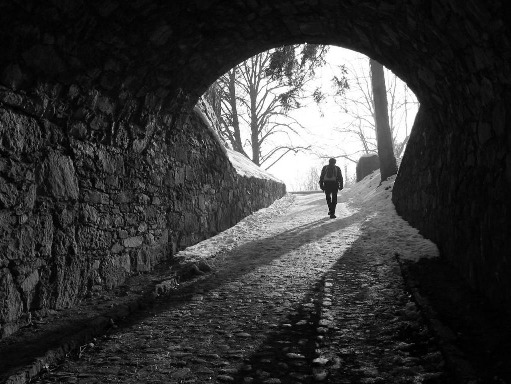
#> input picture images/tunel.jpeg, 511 x 384 px
$ python filtro_homomorfico.py
#> lines starting #> are read from the running program, lines starting #| are printed output that depends on the picture
#> further down, img is the input picture: shape (384, 511, 3); min 0, max 255, mean 56.8
import matplotlib.pyplot as plt
import numpy as np
import cv2 as cv


def homofilter(I):
    # show original image (convert BGR to RGB for display)
    plt.subplot(1, 2, 1)
    plt.imshow(cv.cvtColor(I, cv.COLOR_BGR2RGB))
    plt.title("Imagen original")
    plt.axis("off")

    # convert to grayscale and float
    gray = cv.cvtColor(I, cv.COLOR_BGR2GRAY).astype(np.float64)
    m, n = gray.shape
#> m = 384; n = 511

    # filter parameters
    rL = 0.5
    rH = 2.0
    c = 2.0
    d0 = 20.0

    # log transform and FFT
    I1 = np.log(gray + 1)
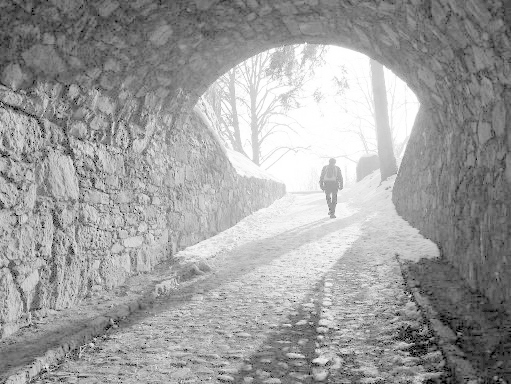
#> I1: shape (384, 511) float64; min 0, max 5.55, mean 3.44; drawn with min black and max white
    FI = np.fft.fft2(I1)

    # create distance squared matrix centered at zero frequency
    u = np.arange(m) - m // 2
#> u = 384 values from -192 to 191
    v = np.arange(n) - n // 2
#> v = 511 values from -255 to 255
    V, U = np.meshgrid(v, u)   # note order: columns, rows
    D2 = U**2 + V**2

    # homomorphic filter transfer function
    H = (rH - rL) * (1 - np.exp(-c * (D2 / (d0**2)))) + rL

    # apply filter and inverse FFT
    I2 = np.fft.ifft2(H * FI)
    I3 = np.real(np.exp(I2)) - 1
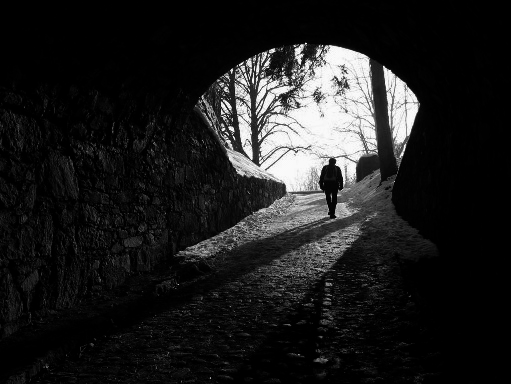
#> I3: shape (384, 511) float64; min -0.0549, max 66911, mean 7933.8; drawn with min black and max white

    # normalize result for display
    I3 = cv.normalize(I3, None, 0, 255, cv.NORM_MINMAX).astype(np.uint8)

    plt.subplot(1, 2, 2)
    plt.imshow(I3, cmap="gray")
    plt.title("imagen mejorada por filtrado homomórfico")
    plt.axis("off")
    plt.show()
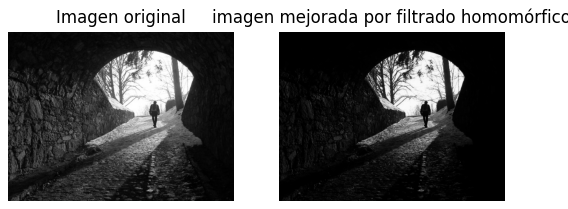
#> figure drawn by matplotlib, 2 panels


# configure matplotlib to support Chinese characters if needed
plt.rcParams['font.sans-serif'] = ['SimHei']
plt.rcParams['axes.unicode_minus'] = False

# example usage
img = cv.imread("./images/tunel.jpeg")
if img is None:
    print('Failed to load capture.png')
else:
    homofilter(img)

$ run again, with images/EchoCardiogram.png saved as images/tunel.jpeg
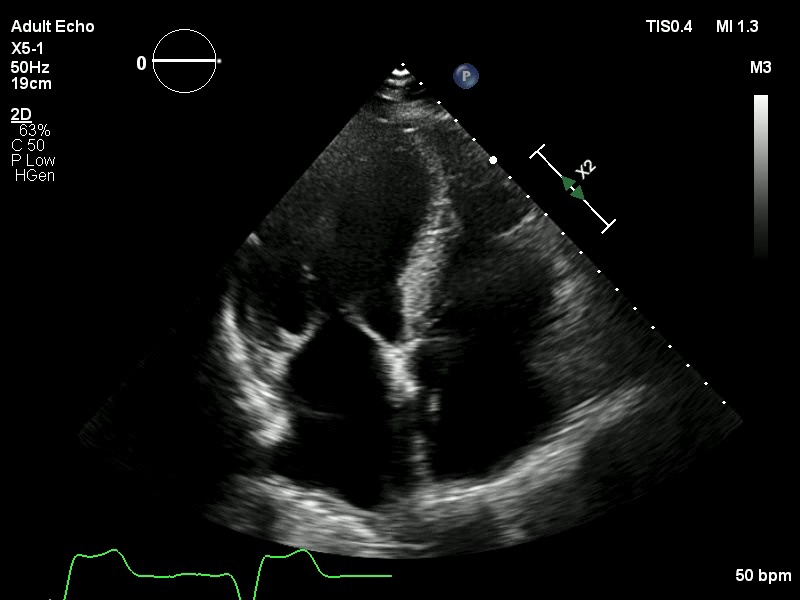
#> input picture images/EchoCardiogram.png, 800 x 600 px
#> img is the input picture: shape (600, 800, 3); mean B, G, R 15.5, 16.4, 15.7
#> in homofilter, `I1 = np.log(gray + 1)`:
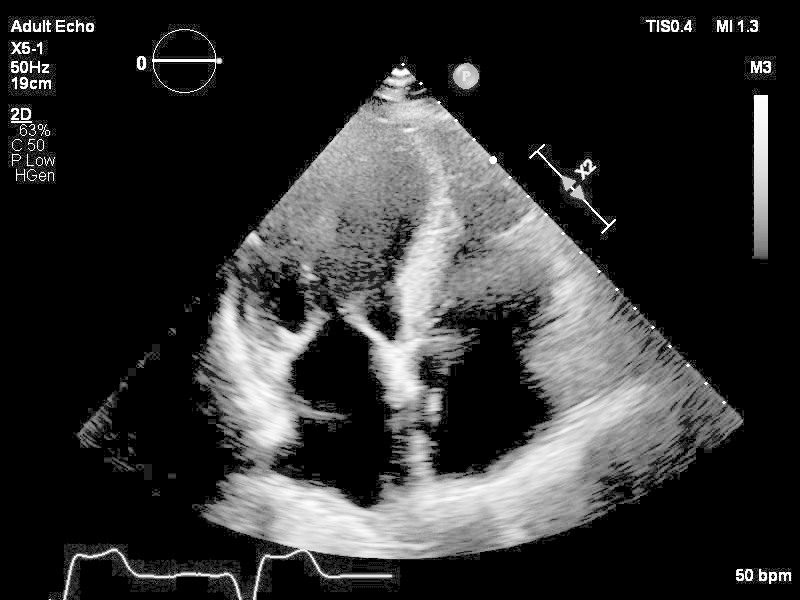
#> I1: shape (600, 800) float64; min 0, max 5.55, mean 1.07; drawn with min black and max white
#> in homofilter, `plt.show()`:
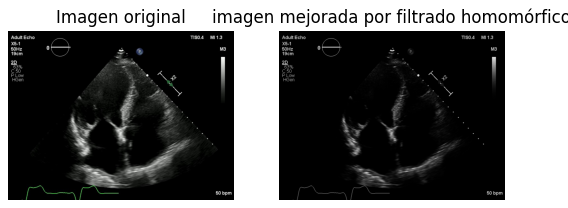
#> figure drawn by matplotlib, 2 panels
